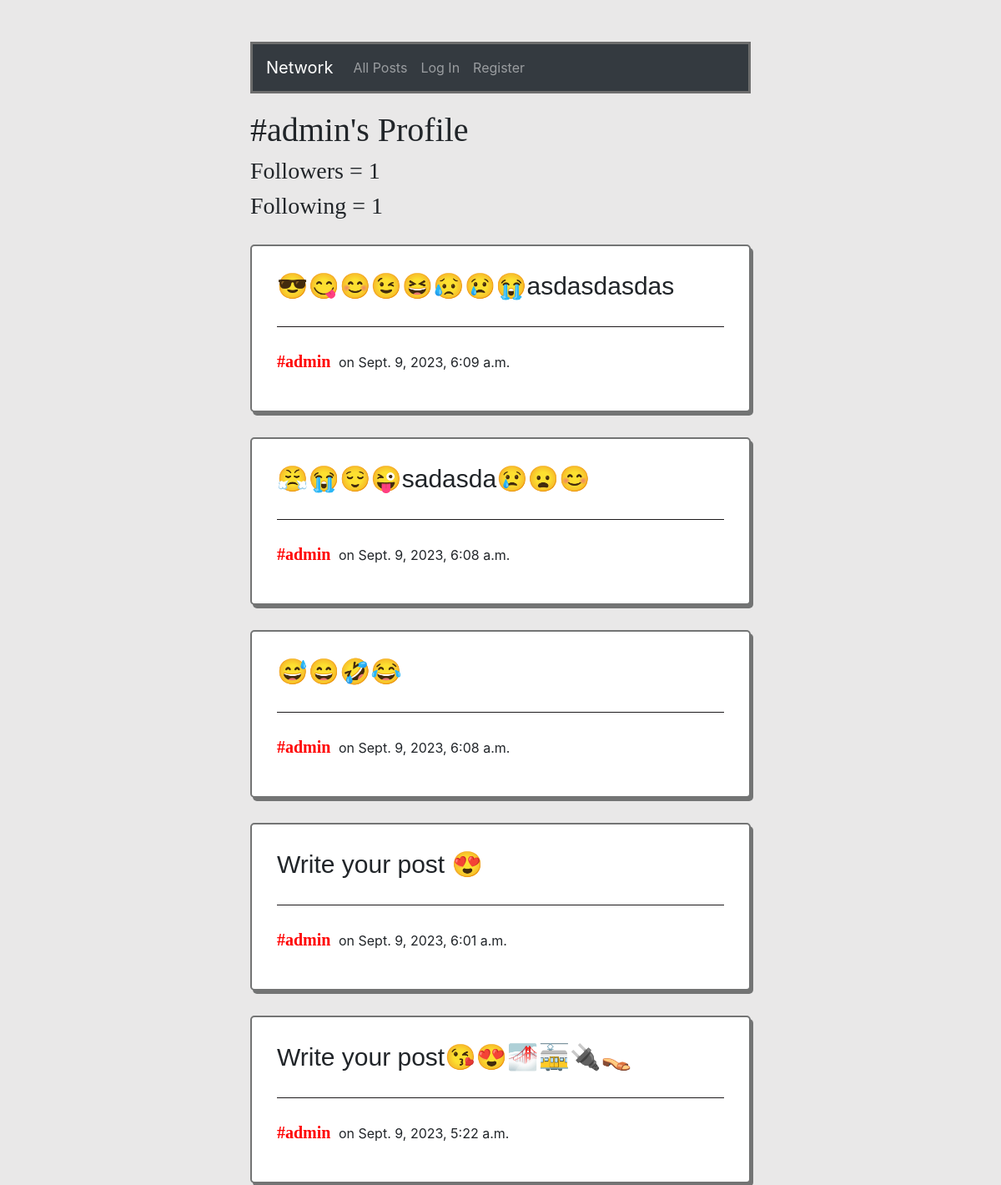
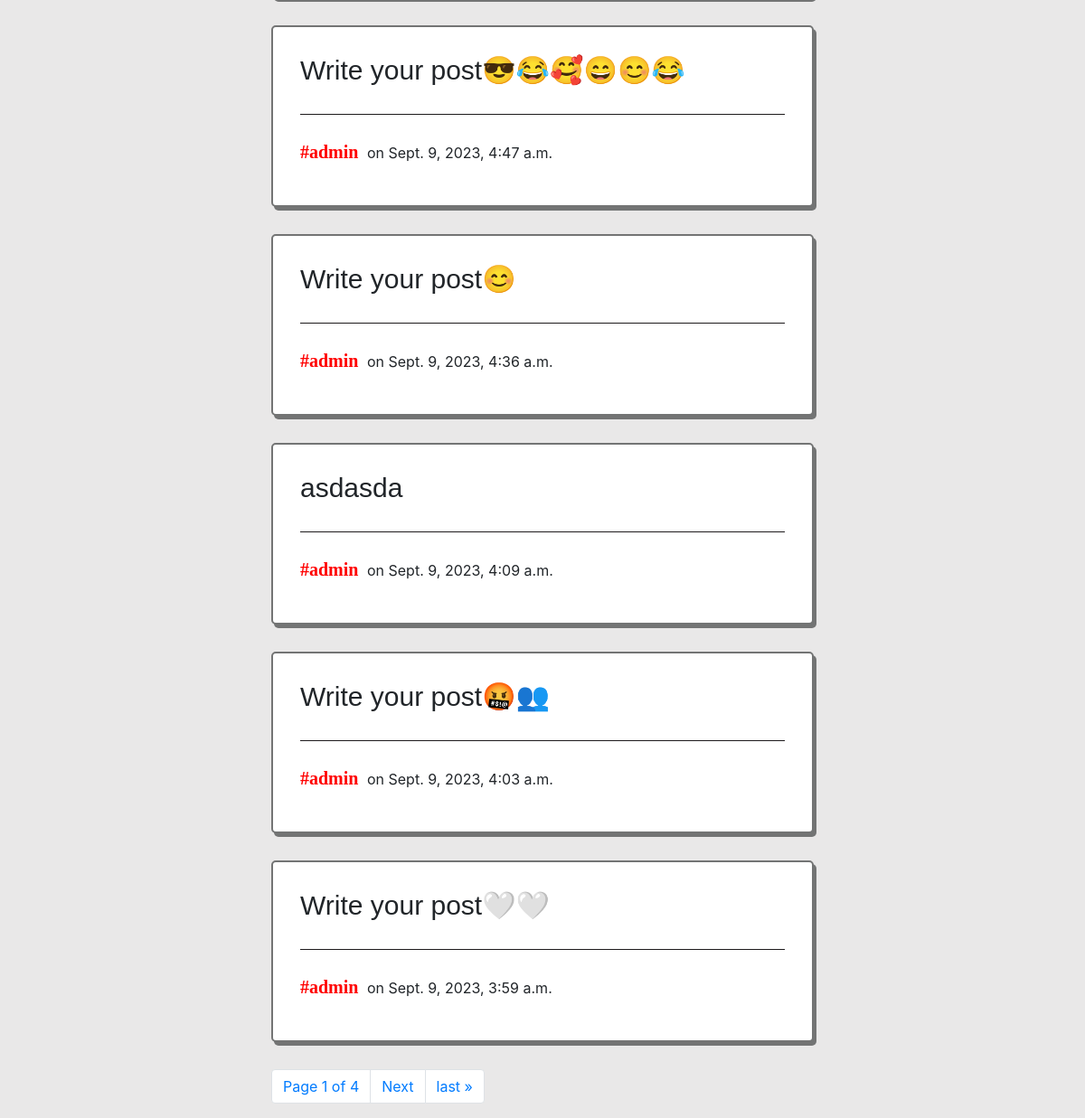
The page /profile/2 on the database its author committed (2 pictures, top to bottom).
### network/models.py (models this page shows, shortened)
class User(AbstractUser):
    pass

class Post(models.Model):
    content = models.CharField(max_length=260)
    user = models.ForeignKey(User, on_delete=models.CASCADE, related_name="writer")
    date = models.DateTimeField(auto_now_add=True)

### network/views.py (the view)
# urls.py: path("profile/<int:user_id>", views.profile, name="profile"),
def profile(request, user_id):
    user = User.objects.get(pk=user_id)
    allPosts = Post.objects.filter(user=user).order_by("id").reverse()
    paginator = Paginator(allPosts, 10)
    page_number = request.GET.get('page')
    page_obj = paginator.get_page(page_number)
    following = Follow.objects.filter(user=user)
    followers = Follow.objects.filter(user_followed=user)
    try:
        checkFollow = followers.filter(user=User.objects.get(pk=request.user.id))
        if len(checkFollow) !=0:
            isFollowing = True
        else:
            isFollowing = False
    except:
        isFollowing = False
    return render(request, "network/profile.html", {
        "allPosts": allPosts,
        "page_obj": page_obj,
        "username": user.username,
        "following": following,
        "followers": followers,
        "isFollowing": isFollowing,
        "userExist": user
    })

### network/templates/network/profile.html (shortened to what this page needs)
{% extends "network/layout.html" %}
{% block body %}
<div id="body">
        <h1 style="font-family:fantasy">#{{ username }}'s Profile</h1>
        <div class="">
            <div class="">
                <h3 style="font-family:fantasy" class="">Followers = {{ followers.count }} </h3>
                <h3 style="font-family:fantasy" class="">Following = {{ following.count }}</h3>
            </div>
        </div>
        {% for post in page_obj %}
            <div class="allPosts">
                <h6 class="content" id="content_{{ post.id }}">{{ post.content }}</h6>
                <br>
                <h5 class="username"><a style="color: red; font-weight: bold; font-family:cursive" href="{% url 'profile' user_id=post.user.id %}">#{{ post.user }}</a></h5>
                <p class="date">on {{ post.date }}</p>
            </div>
        {% endfor %}
    <nav aria-label="Page navigation example">
        <ul class="pagination">
                <li class="page-item"><a href="" class="page-link">Page {{ page_obj.number }} of {{ page_obj.paginator.num_pages }}</a></li>
            {% if page_obj.has_next %}
                <li class="page-item"><a class="page-link" href="?page={{ page_obj.next_page_number }}">Next</a></li>
                <li class="page-item"><a class="page-link" href="?page={{ page_obj.paginator.num_pages }}">last &raquo;</a></li>
            {% endif %}
        </ul>
      </nav>
</div>
{% endblock %}

### network/static/network/styles.css (style rules this page uses)
#body { padding-top: 20px; }
.allPosts { border: 2px solid #737474; border-radius: 5px 5px 5px 5px; box-shadow: 3px 4px #737474; padding-top: 30px; padding-bottom: 30px; padding: 30px; margin-bottom: 30px; margin-top: 30px; background-color: white; }
.content { font-size: 30px; font-family:'Gill Sans', 'Gill Sans MT', Calibri, 'Trebuchet MS', sans-serif; border-bottom: 1px solid #1d1a1c; padding-bottom: 30px; margin-bottom: 5px; }
.username, .date { display: inline-block; margin-right: 5px; }

### network/templates/network/layout.html (style rules this page uses)
body { background-color: hwb(0 70% 29% / 0.295); }

### rows shown on the page
User: username "admin"
Post: content "😎😋😊😉😆😥😢😭asdasdasdas", user "admin", date "Sept. 9, 2023, 6:09 a.m."
Post: content "😤😭😌😜sadasda😢😦😊", user "admin", date "Sept. 9, 2023, 6:08 a.m."
Post: content "😅😄🤣😂", user "admin", date "Sept. 9, 2023, 6:08 a.m."
Post: content "Write your post 😍", user "admin", date "Sept. 9, 2023, 6:01 a.m."
Post: content "Write your post😘😍🌁🚋🔌👡", user "admin", date "Sept. 9, 2023, 5:22 a.m."
Post: content "Write your post😎😂🥰😄😊😂", user "admin", date "Sept. 9, 2023, 4:47 a.m."
Post: content "Write your post😊", user "admin", date "Sept. 9, 2023, 4:36 a.m."
Post: content "asdasda", user "admin", date "Sept. 9, 2023, 4:09 a.m."
Post: content "Write your post🤬👥", user "admin", date "Sept. 9, 2023, 4:03 a.m."
Post: content "Write your post🤍🤍", user "admin", date "Sept. 9, 2023, 3:59 a.m."

### other values the page prints
{{ followers.count }} "1"
{{ following.count }} "1"
{{ page_obj.number }} "1"
{{ page_obj.paginator.num_pages }} "4"
